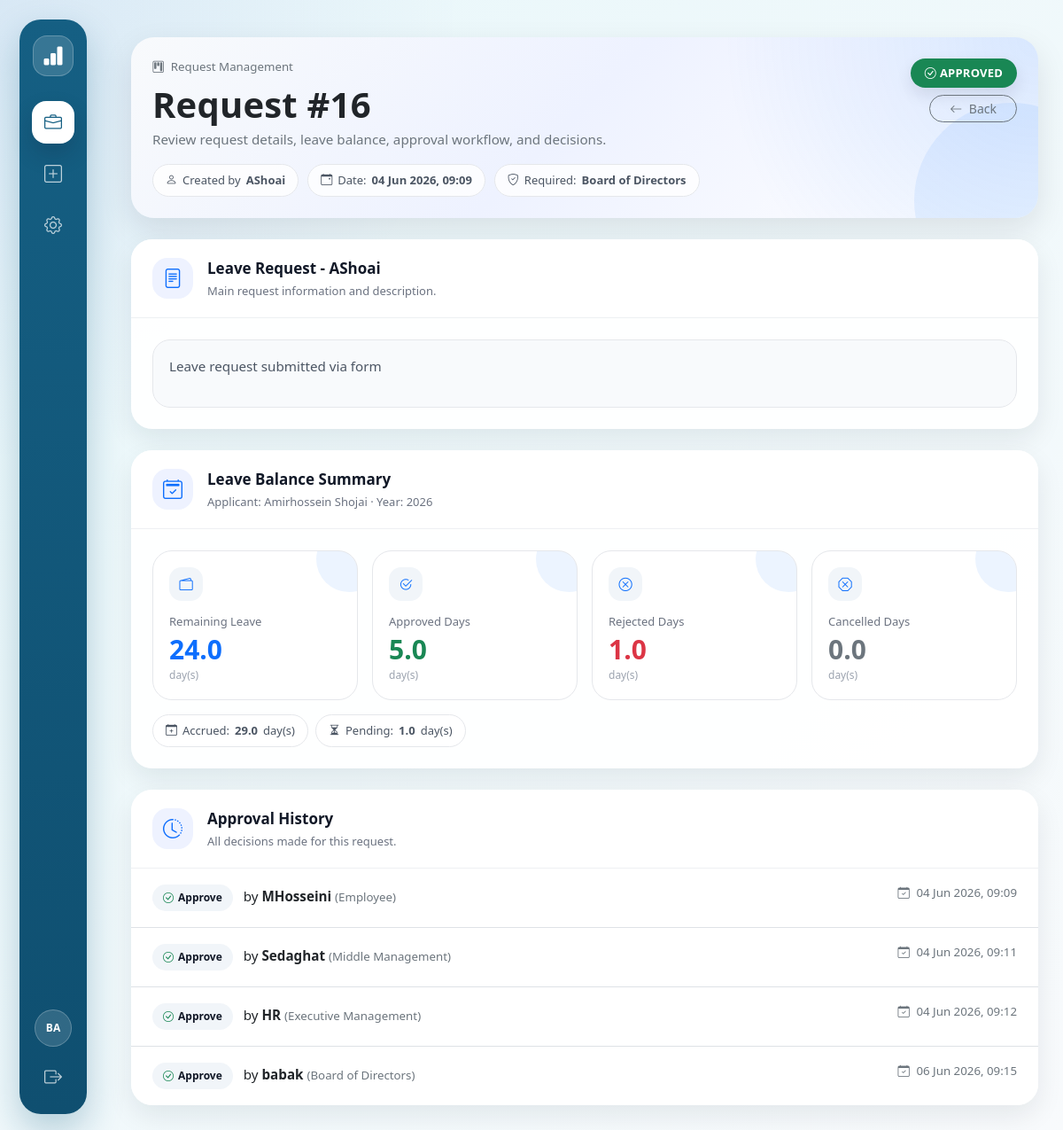
Page /requests/16/ (signed in) on the committed database.
### core/models.py (models this page shows, shortened)
class Request(models.Model):
    title = models.CharField(max_length=200)
    body = models.TextField(blank=True)
    created_by = models.ForeignKey(
        settings.AUTH_USER_MODEL,
        on_delete=models.PROTECT,
        related_name="requests_created",
    )
    created_at = models.DateTimeField(default=timezone.now)
    status = models.CharField(
        max_length=20,
        choices=RequestStatus.choices,
        default=RequestStatus.DRAFT,
    )
    required_user = models.ForeignKey(
        settings.AUTH_USER_MODEL,
        null=True,
        blank=True,
        on_delete=models.SET_NULL,
        related_name="requests_waiting_on_me",
        help_text="If set, this specific user must act before role-based approvals.",
    )
    required_role = models.IntegerField(
        choices=Role.choices,
        null=True,
        blank=True,
        help_text="Role required to act next.",
    )
    class Meta:
        ordering = ["-created_at"]
    def is_terminal(self) -> bool:
        return self.status in (
            RequestStatus.APPROVED,
            RequestStatus.REJECTED,
            RequestStatus.CANCELLED,
        )

class Approval(models.Model):
    request = models.ForeignKey(
        Request,
        on_delete=models.CASCADE,
        related_name="approvals",
    )
    decided_by = models.ForeignKey(
        settings.AUTH_USER_MODEL,
        on_delete=models.PROTECT,
        related_name="approvals_made",
    )
    decided_role = models.IntegerField(
        choices=Role.choices,
        null=True,
        blank=True,
    )
    decision = models.CharField(max_length=10, choices=Decision.choices)
    comment = models.TextField(blank=True)
    decided_at = models.DateTimeField(default=timezone.now)
    class Meta:
        ordering = ["decided_at"]

### core/views.py (the view)
# urls.py: path("requests/<int:pk>/", views.request_detail, name="request_detail"),
@login_required
def request_detail(request, pk):
    obj = get_object_or_404(
        Request.objects
        .select_related(
            "created_by",
            "created_by__profile",
            "required_user",
            "required_user__profile",
        )
        .prefetch_related("approvals", "leave"),
        pk=pk,
    )
    if not user_can_view_request(request.user, obj):
        return HttpResponseForbidden("You are not allowed to view this request.")
    can_act = (not obj.is_terminal()) and can_user_approve(request.user, obj)
    stats = leave_year_stats(obj.created_by) if hasattr(obj, "leave") else None
    return render(
        request,
        "core/request_detail.html",
        {
            "obj": obj,
            "can_act": can_act,
            "stats": stats,
        },
    )

### companycrm/1/companycrm/core/templates/core/request_detail.html (shortened to what this page needs)
{% extends "base.html" %}
{% load static %}
{% block content %}
  <link rel="stylesheet" href="{% static 'css/custom.css' %}?v=2">
  <div class="request-page">
    <div class="card hero-card mb-4">
      <div class="card-body p-4 hero-content">
        <div class="d-flex justify-content-between align-items-start flex-wrap gap-3">
          <div>
            <div class="text-muted small mb-2">
              <i class="bi bi-kanban me-1"></i>
              Request Management
            </div>
            <h1 class="page-title mb-1">Request #{{ obj.pk }}</h1>
            <div class="text-muted">Review request details, leave balance, approval workflow, and decisions.</div>
            <div class="meta-wrap">
              <span class="meta-pill">
                <i class="bi bi-person"></i>
                Created by <strong>{{ obj.created_by.username }}</strong>
              </span>
              <span class="meta-pill">
                <i class="bi bi-calendar-event"></i>
                Date: <strong>{{ obj.created_at|date:"d M Y, H:i" }}</strong>
              </span>
              <span class="meta-pill">
                <i class="bi bi-shield-check"></i>
                {% if obj.required_user %}
                  Required: <strong>Targeted user first</strong>
                {% else %}
                  Required: <strong>{{ obj.get_required_role_display }}</strong>
                {% endif %}
              </span>
            </div>
          </div>
          <div class="d-flex flex-column align-items-end gap-2">
            {% if obj.status == "APPROVED" or obj.status == "APPROVE" %}
              <span class="badge text-bg-success status-badge">
                <i class="bi bi-check-circle me-1"></i>{{ obj.status }}
              </span>
            {% elif obj.status == "REJECTED" or obj.status == "REJECT" %}
              <span class="badge text-bg-danger status-badge">
                <i class="bi bi-x-circle me-1"></i>{{ obj.status }}
              </span>
            {% elif obj.status == "CANCELLED" or obj.status == "CANCELED" %}
              <span class="badge text-bg-secondary status-badge">
                <i class="bi bi-x-octagon me-1"></i>{{ obj.status }}
              </span>
            {% else %}
              <span class="badge text-bg-dark status-badge">
                <i class="bi bi-clock-history me-1"></i>{{ obj.status }}
              </span>
            {% endif %}
            <a class="btn btn-outline-secondary btn-sm btn-pill"
               href="{% url 'request_list' %}">
              <i class="bi bi-arrow-left me-1"></i>
              Back
            </a>
          </div>
        </div>
      </div>
    </div>
    <div class="card glass-card mb-4">
      <div class="card-soft-header">
        <div class="d-flex align-items-center gap-3">
          <div class="icon-box">
            <i class="bi bi-file-text"></i>
          </div>
          <div>
            <div class="section-title">{{ obj.title }}</div>
            <div class="section-subtitle">Main request information and description.</div>
          </div>
        </div>
      </div>
      <div class="card-soft-body">
        {% if obj.body %}
          <div class="description-box">{{ obj.body|linebreaks }}</div>
        {% else %}
          <div class="description-box text-muted">
            <i class="bi bi-info-circle me-1"></i>
            No description has been provided for this request.
          </div>
        {% endif %}
      </div>
    </div>
    {% if stats %}
      <div class="card glass-card mb-4">
        <div class="card-soft-header">
          <div class="d-flex align-items-center gap-3">
            <div class="icon-box">
              <i class="bi bi-calendar2-check"></i>
            </div>
            <div>
              <div class="section-title">Leave Balance Summary</div>
              <div class="section-subtitle">
                Applicant: {{ obj.created_by.get_full_name|default:obj.created_by.username }} · Year: {{ stats.year }}
              </div>
            </div>
          </div>
        </div>
        <div class="card-soft-body">
          <div class="row g-3">
            <div class="col-6 col-lg-3">
              <div class="stat-card">
                <div class="stat-icon">
                  <i class="bi bi-wallet2"></i>
                </div>
                <div class="stat-label">Remaining Leave</div>
                <div class="stat-value text-primary">{{ stats.remaining }}</div>
                <div class="stat-unit">day(s)</div>
              </div>
            </div>
            <div class="col-6 col-lg-3">
              <div class="stat-card">
                <div class="stat-icon">
                  <i class="bi bi-check2-circle"></i>
                </div>
                <div class="stat-label">Approved Days</div>
                <div class="stat-value text-success">{{ stats.approved_days }}</div>
                <div class="stat-unit">day(s)</div>
              </div>
            </div>
            <div class="col-6 col-lg-3">
              <div class="stat-card">
                <div class="stat-icon">
                  <i class="bi bi-x-circle"></i>
                </div>
                <div class="stat-label">Rejected Days</div>
                <div class="stat-value text-danger">{{ stats.rejected_days }}</div>
                <div class="stat-unit">day(s)</div>
              </div>
            </div>
            <div class="col-6 col-lg-3">
              <div class="stat-card">
                <div class="stat-icon">
                  <i class="bi bi-x-octagon"></i>
                </div>
                <div class="stat-label">Cancelled Days</div>
                <div class="stat-value text-secondary">{{ stats.cancelled_days }}</div>
                <div class="stat-unit">day(s)</div>
              </div>
            </div>
          </div>
          <div class="d-flex flex-wrap gap-2 mt-3">
            <span class="meta-pill">
              <i class="bi bi-calendar-plus"></i>
              Accrued: <strong>{{ stats.accrued }}</strong> day(s)
            </span>
            <span class="meta-pill">
              <i class="bi bi-hourglass-split"></i>
              Pending: <strong>{{ stats.pending_days|default:0 }}</strong> day(s)
            </span>
          </div>
        </div>
      </div>
    {% endif %}
    <div class="card history-card">
      <div class="card-soft-header">
        <div class="d-flex align-items-center gap-3">
          <div class="icon-box">
            <i class="bi bi-clock-history"></i>
          </div>
          <div>
            <div class="section-title">Approval History</div>
            <div class="section-subtitle">All decisions made for this request.</div>
          </div>
        </div>
      </div>
      <ul class="list-group list-group-flush">
        {% for ap in obj.approvals.all %}
          <li class="list-group-item approval-item">
            <div class="d-flex justify-content-between align-items-start flex-wrap gap-3">
              <div>
                <span class="decision-pill">
                  {% if ap.decision == "APPROVE" %}
                    <i class="bi bi-check-circle text-success"></i>
                  {% elif ap.decision == "REJECT" %}
                    <i class="bi bi-x-circle text-danger"></i>
                  {% else %}
                    <i class="bi bi-dot"></i>
                  {% endif %}
                  {{ ap.get_decision_display }}
                </span>
                <span class="ms-2">
                  by <strong>{{ ap.decided_by.username }}</strong>
                </span>
                {% if ap.decided_role %}<span class="text-muted small">({{ ap.get_decided_role_display }})</span>{% endif %}
              </div>
              <div class="text-muted small">
                <i class="bi bi-calendar-check me-1"></i>
                {{ ap.decided_at|date:"d M Y, H:i" }}
              </div>
            </div>
          </li>
        {% endfor %}
      </ul>
    </div>
  </div>
{% endblock %}

### companycrm/1/companycrm/core/templates/base.html (shortened to what this page needs)
{% load static %}
<!DOCTYPE html>
<html lang="en" data-bs-theme="light">
  <head>
    <link href="https://cdn.jsdelivr.net/npm/bootstrap@5.3.3/dist/css/bootstrap.min.css"
          rel="stylesheet" />
    <link href="https://cdn.jsdelivr.net/npm/bootstrap-icons@1.11.3/font/bootstrap-icons.css"
          rel="stylesheet" />
    <link href="{% static 'css/custom.css' %}" rel="stylesheet" />
    <link rel="stylesheet" href="{% static 'css/custom.css' %}?v=2">
  </head>
  <body>
    <div class="app-shell">
      <aside class="app-sidebar">
        <a class="sidebar-brand" href="{% url 'home' %}" title="ATO CRM">
          <i class="bi bi-bar-chart-fill"></i>
        </a>
        <nav class="sidebar-nav">
          <a class="sidebar-link {% if request.path == '/' or request.path|slice:':10' == '/requests/' %}active{% endif %}"
             href="{% url 'request_list' %}"
             title="Requests">
            <i class="bi bi-briefcase"></i>
          </a>
          <a class="sidebar-link {% if request.path == '/requests/new/' %}active{% endif %}"
             href="{% url 'request_new_hub' %}"
             title="New Request">
            <i class="bi bi-plus-square"></i>
          </a>
          {% if user.is_authenticated %}
            <a class="sidebar-link" href="/admin/" title="Admin">
              <i class="bi bi-gear"></i>
            </a>
          {% endif %}
        </nav>
        <div class="sidebar-bottom">
          {% if user.is_authenticated %}
            <div class="user-circle" title="{{ user.get_username }}">{{ user.get_username|slice:":2"|upper }}</div>
            <form method="post" action="{% url 'logout' %}">
              <button class="sidebar-logout" type="submit" title="Logout">
                <i class="bi bi-box-arrow-right"></i>
              </button>
            </form>
          {% else %}
            <a class="sidebar-link" href="{% url 'login' %}" title="Login">
              <i class="bi bi-box-arrow-in-right"></i>
            </a>
          {% endif %}
        </div>
      </aside>
      <div class="app-main">
        <main class="{% block container_class %}{% endblock %}">
          {% block content %}{% endblock %}
        </main>
      </div>
    </div>
  </body>
</html>

### rows in the picture
Request: pk "16", created_by.username "AShoai", created_at "04 Jun 2026, 09:09", required_role "Board of Directors", status "APPROVED", title "Leave Request - AShoai", body "Leave request submitted via form", created_by.get_full_name "Amirhossein Shojai"
Approval: decision "Approve", decided_by.username "MHosseini", decided_role "Employee", decided_at "04 Jun 2026, 09:09"
Approval: decision "Approve", decided_by.username "Sedaghat", decided_role "Middle Management", decided_at "04 Jun 2026, 09:11"
Approval: decision "Approve", decided_by.username "HR", decided_role "Executive Management", decided_at "04 Jun 2026, 09:12"
Approval: decision "Approve", decided_by.username "babak", decided_role "Board of Directors", decided_at "06 Jun 2026, 09:15"

### other values in the picture
{{ user.get_username|slice:":2"|upper }} "BA"
{{ stats.year }} "2026"
{{ stats.remaining }} "24.0"
{{ stats.approved_days }} "5.0"
{{ stats.rejected_days }} "1.0"
{{ stats.cancelled_days }} "0.0"
{{ stats.accrued }} "29.0"
{{ stats.pending_days|default:0 }} "1.0"
